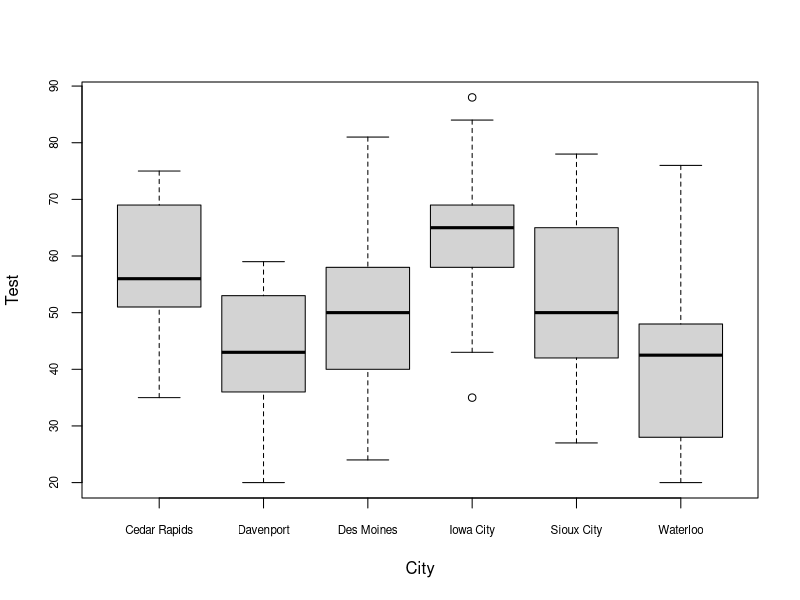
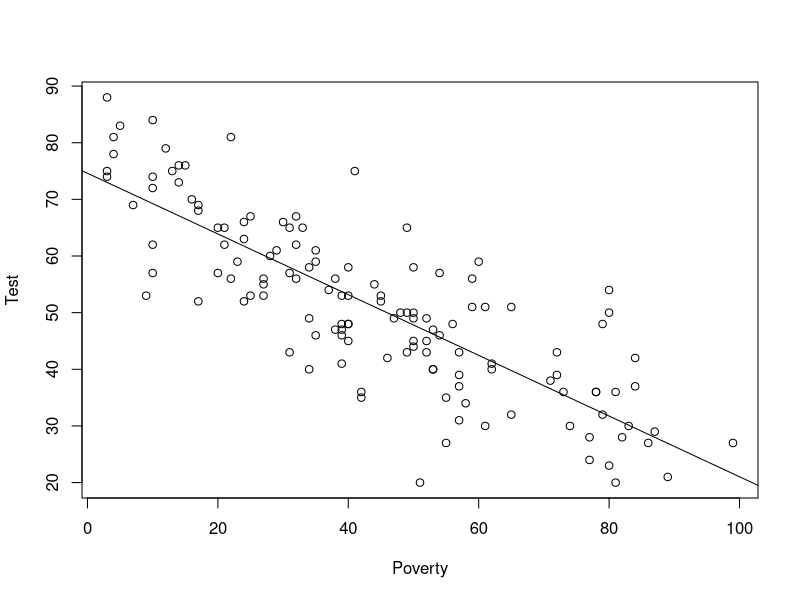
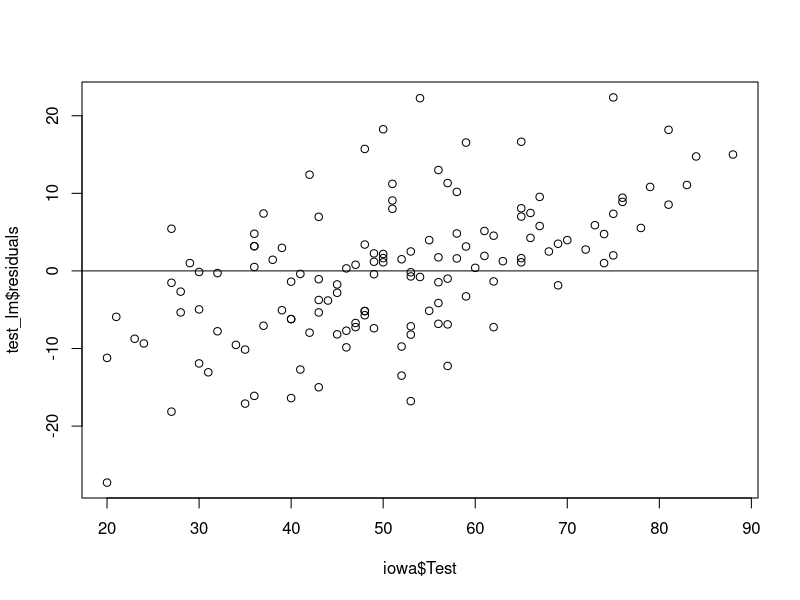
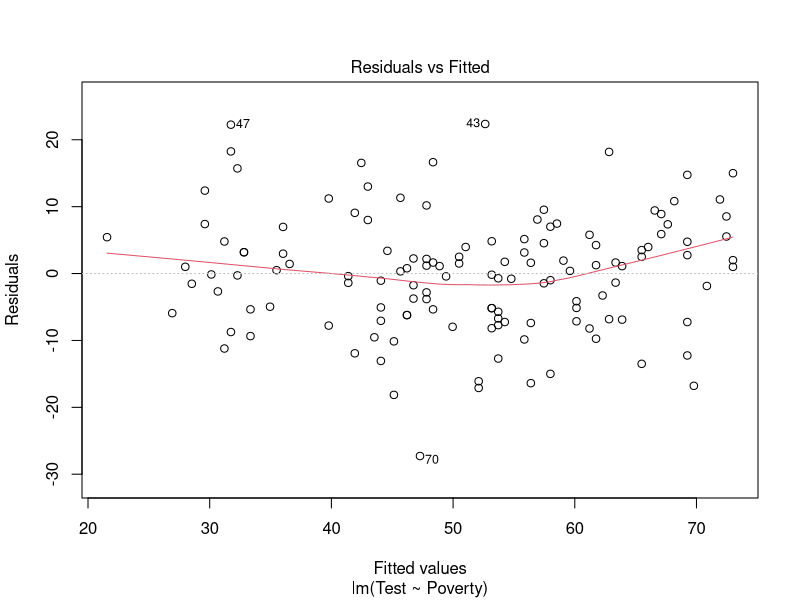
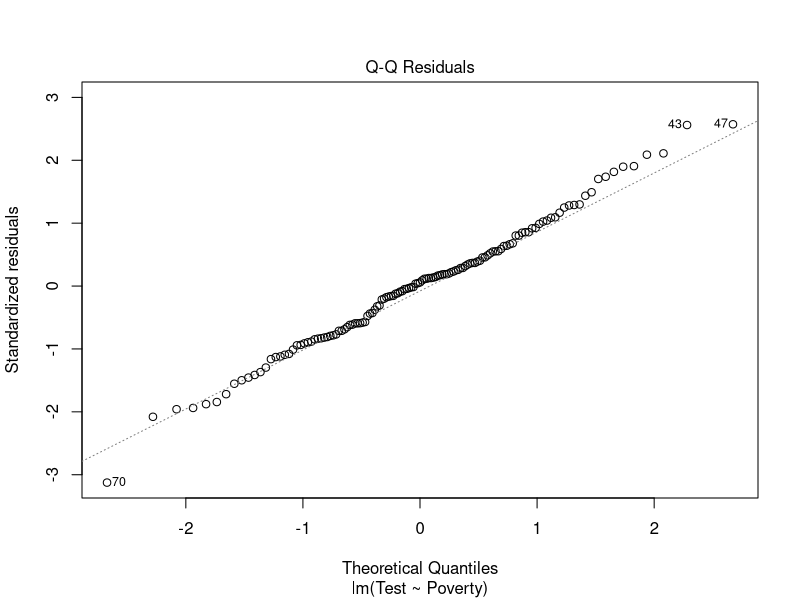
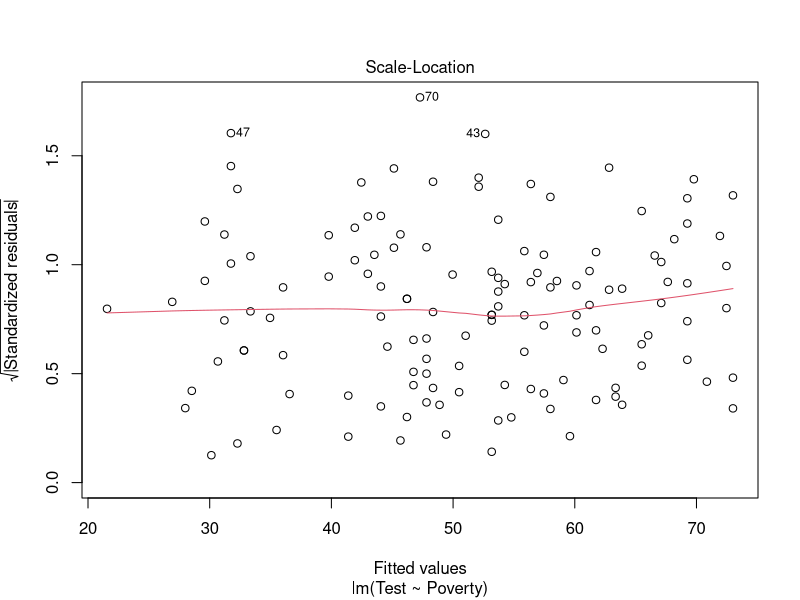
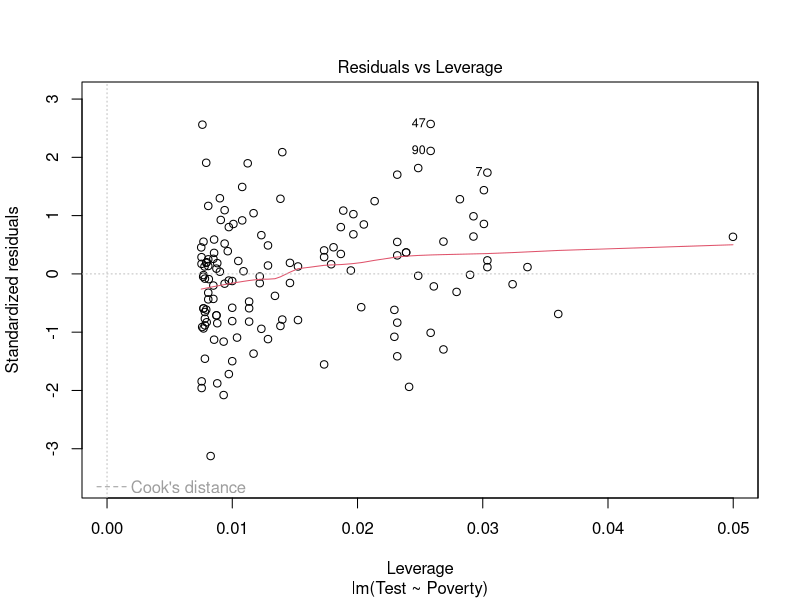

The R source for these figures, in order:
## ---- chunk 1
library('tidyverse')
armspan <- read_csv("armspans2022_gender.csv")
head(armspan)
## ---- chunk 2
mean(armspan$is.female)
## ---- chunk 3
armspan$is.female
model1 <- lm(armspan ~ is.female, data = armspan)
summary(model1)
## ---- chunk 4
iowa <- read_delim('iowatest.txt', delim = '\t')
iowa$City <- as.factor(iowa$City)
unique(iowa$City)
boxplot(iowa$Test ~ iowa$City, cex.axis = 0.7, xlab = 'City', ylab = 'Test')
## ---- chunk 5
city <- iowa %>% group_by(City) %>% summarize(meantest = mean(Test, na.rm = TRUE)) %>% arrange(desc(meantest))
city
iowa[iowa$Test == max(iowa$Test),]
## ---- chunk 6
test_lm <- lm(Test ~ Poverty, data = iowa)
plot(Test ~ Poverty, data = iowa)
abline(test_lm)
summary(test_lm)
## ---- chunk 7
plot(test_lm$residuals ~ iowa$Test)
abline(0,0)
## ---- chunk 8
plot(test_lm)
## ---- chunk 9
leverage = hatvalues(test_lm)
sort(leverage[leverage > 4/nrow(iowa)], decreasing = TRUE)
## ---- chunk 10
anova(test_lm)
